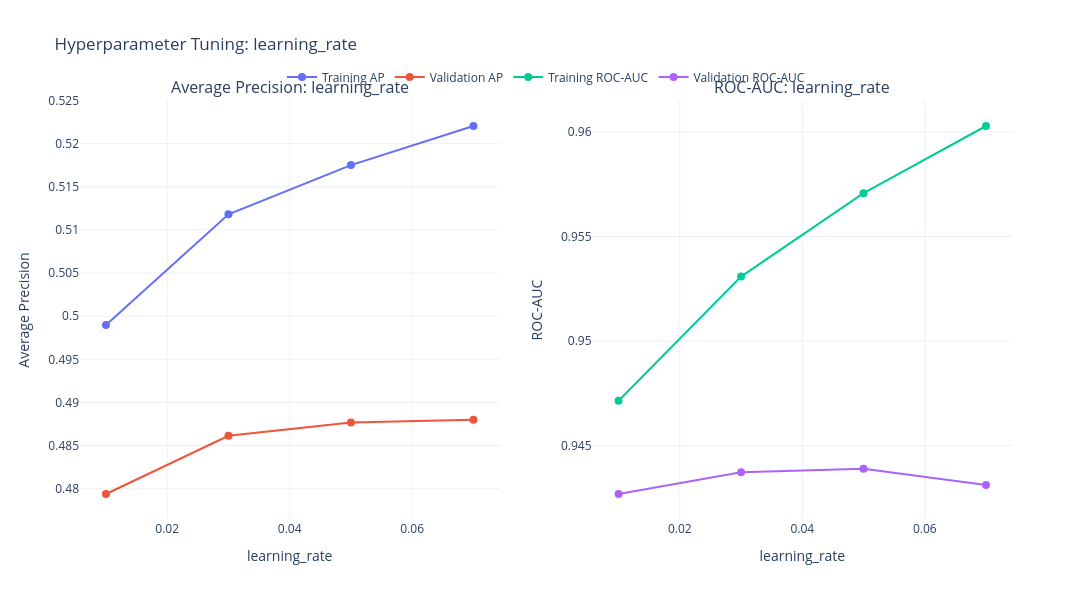

The code cell stored with this chart in its notebook:
### Code cell
%%time

test_param_and_plot(CatBoostClassifier, 'learning_rate', [0.01, 0.03, 0.05, 0.07], **params)

### Figure 1 — Plotly figure (JSON) as saved in the notebook; plotly's stock layout.template omitted (floating-point values rounded to 4 significant figures)
{"data": [{"hovertemplate": "<b>learning_rate</b>: %{x}<br>Training AP: %{y:.6f}<extra></extra>", "line": {"width": 2}, "marker": {"size": 8}, "mode": "lines+markers", "name": "Training AP", "type": "scatter", "x": [0.01, 0.03, 0.05, 0.07], "xaxis": "x", "y": [0.499, 0.5118, 0.5175, 0.522], "yaxis": "y"}, {"hovertemplate": "<b>learning_rate</b>: %{x}<br>Validation AP: %{y:.6f}<extra></extra>", "line": {"width": 2}, "marker": {"size": 8}, "mode": "lines+markers", "name": "Validation AP", "type": "scatter", "x": [0.01, 0.03, 0.05, 0.07], "xaxis": "x", "y": [0.4794, 0.4861, 0.4877, 0.488], "yaxis": "y"}, {"hovertemplate": "<b>learning_rate</b>: %{x}<br>Training ROC-AUC: %{y:.6f}<extra></extra>", "line": {"width": 2}, "marker": {"size": 8}, "mode": "lines+markers", "name": "Training ROC-AUC", "type": "scatter", "x": [0.01, 0.03, 0.05, 0.07], "xaxis": "x2", "y": [0.9471, 0.9531, 0.9571, 0.9603], "yaxis": "y2"}, {"hovertemplate": "<b>learning_rate</b>: %{x}<br>Validation ROC-AUC: %{y:.6f}<extra></extra>", "line": {"width": 2}, "marker": {"size": 8}, "mode": "lines+markers", "name": "Validation ROC-AUC", "type": "scatter", "x": [0.01, 0.03, 0.05, 0.07], "xaxis": "x2", "y": [0.9427, 0.9437, 0.9439, 0.9431], "yaxis": "y2"}], "layout": {"annotations": [{"font": {"size": 16}, "showarrow": false, "text": "Average Precision: learning_rate", "x": 0.225, "xanchor": "center", "xref": "paper", "y": 1, "yanchor": "bottom", "yref": "paper"}, {"font": {"size": 16}, "showarrow": false, "text": "ROC-AUC: learning_rate", "x": 0.775, "xanchor": "center", "xref": "paper", "y": 1, "yanchor": "bottom", "yref": "paper"}], "height": 600, "hovermode": "closest", "legend": {"orientation": "h", "x": 0.5, "xanchor": "center", "y": 1.02, "yanchor": "bottom"}, "title": {"text": "Hyperparameter Tuning: learning_rate"}, "width": 1200, "xaxis": {"anchor": "y", "domain": [0, 0.45], "title": {"text": "learning_rate"}}, "xaxis2": {"anchor": "y2", "domain": [0.55, 1], "title": {"text": "learning_rate"}}, "yaxis": {"anchor": "x", "domain": [0, 1], "title": {"text": "Average Precision"}}, "yaxis2": {"anchor": "x2", "domain": [0, 1], "title": {"text": "ROC-AUC"}}}}
